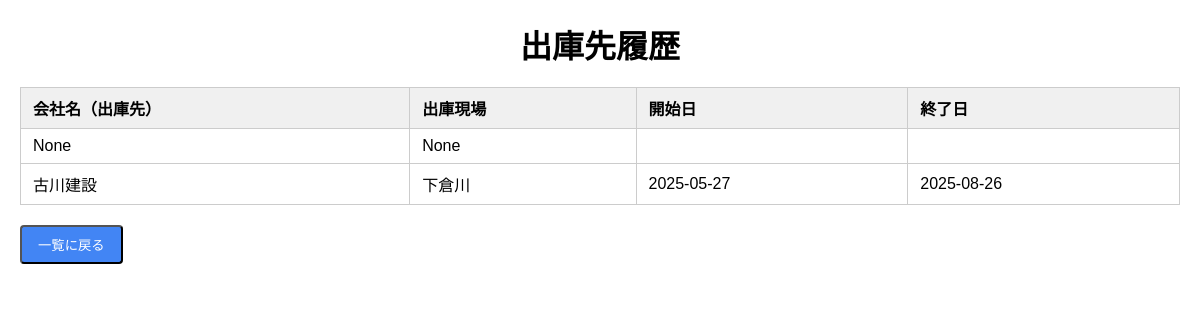
The app's page /shipment_history/25, older data.
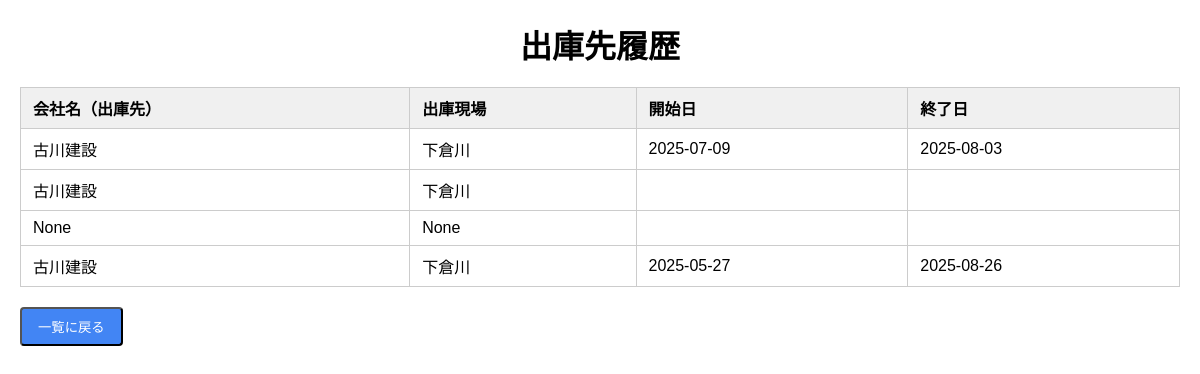
The same page, newer data.
### models.py (models this page shows, shortened)
class ShipmentHistory(db.Model):
    __tablename__ = 'shipment_history'
    id = db.Column(db.Integer, primary_key=True)
    machine_id = db.Column(db.Integer, db.ForeignKey('construction_machine.id'), nullable=False)
    shipment_location = db.Column(db.String(255))
    shipment_site = db.Column(db.String(255))
    shipment_start_date = db.Column(db.Date)
    shipment_end_date = db.Column(db.Date)
    updated_at = db.Column(db.DateTime, default=datetime.utcnow, onupdate=datetime.utcnow)
    machine = db.relationship('ConstructionMachine', backref='shipment_histories')

### main.py (the view)
@app.route('/shipment_history/<int:machine_id>')
def shipment_history(machine_id):
    history_records = get_shipment_history(machine_id)  # 過去ログをDBから取得
    return render_template('shipment_history.html', history=history_records)

### main.py (called while the page is built)
def get_shipment_history(machine_id):
    return ShipmentHistory.query.filter_by(machine_id=machine_id).order_by(ShipmentHistory.updated_at.desc()).all()

### templates/shipment_history.html (shortened to what this page needs)
<!DOCTYPE html>
<html lang="ja">
<head>
  <link rel="stylesheet" href="{{ url_for('static', filename='shipment_history.css') }}" />
</head>
<body>
  <h1>出庫先履歴</h1>
  {% if history %}
  <table>
    <thead>
      <tr>
        <th>会社名（出庫先）</th>
        <th>出庫現場</th>
        <th>開始日</th>
        <th>終了日</th>
      </tr>
    </thead>
    <tbody>
      {% for record in history %}
      <tr>
        <td>{{ record.shipment_location }}</td>
        <td>{{ record.shipment_site }}</td>
        <td>{{ record.shipment_start_date.strftime('%Y-%m-%d') if record.shipment_start_date else '' }}</td>
        <td>{{ record.shipment_end_date.strftime('%Y-%m-%d') if record.shipment_end_date else '' }}</td>
      </tr>
      {% endfor %}
    </tbody>
  </table>
  {% else %}
  <p class="no-history">履歴はまだありません。</p>
  {% endif %}
  <button onclick="window.close()" class="back-button">一覧に戻る</button>
</body>
</html>

Row changes from the older to the newer data that the page shows:
added ShipmentHistory: shipment_location "古川建設", shipment_site "下倉川", shipment_start_date "2025-07-09", shipment_end_date "2025-08-03"
added ShipmentHistory: shipment_location "古川建設", shipment_site "下倉川"
